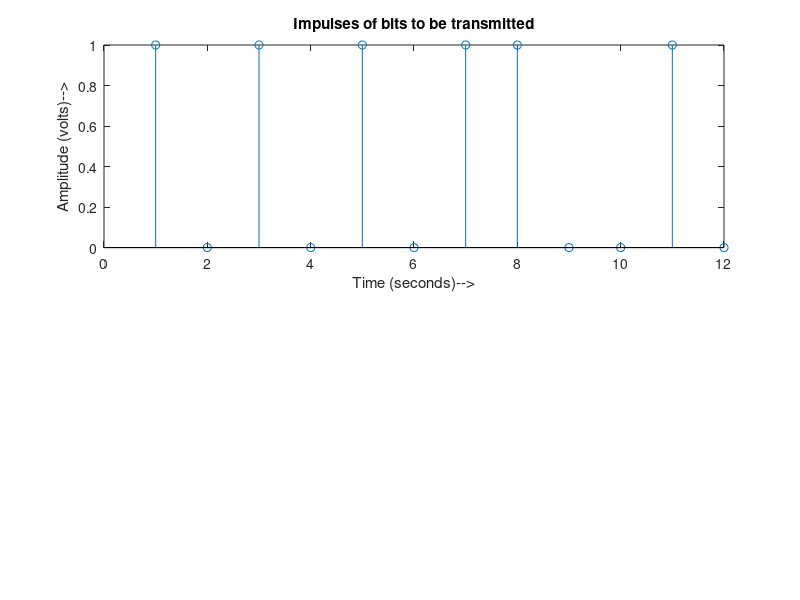

Write MATLAB code to recreate this figure.
clear all;
close all;

addpath('..');

%Nb is the number of bits to be transmitted
T=1e-3;                 %Bit rate is assumed to be 1 bit/s;
samplesPerBit = 500;
%bits to be transmitted
b=[1 0 1 0 1 0 1 1 0 0 1 0]
ts = T/samplesPerBit;
fs = 1/ts;
%Rb is the bit rate in bits/second
 
 
NRZ_out=[];
RZ_out=[];
Manchester_out=[];
  
%Vp is the peak voltage +v of the NRZ waveform
Vp=1;
%Here we encode input bitstream as Bipolar NRZ-L waveform
for index=1:size(b,2)
 if b(index)==1
 NRZ_out=[NRZ_out ones(1,samplesPerBit)*Vp];
 elseif b(index)==0
 NRZ_out=[NRZ_out ones(1,samplesPerBit)*(-Vp)];
 end
end


% Generated bit stream impulses
figure(1);
subplot(211);
stem(b);
xlabel('Time (seconds)-->')
ylabel('Amplitude (volts)-->')
title('Impulses of bits to be transmitted');
% NOT NEEDED TO SEE NRZ data
% figure(2);
% plot(NRZ_out);
% xlabel('Time (seconds)-->');
% ylabel('Amplitude (volts)-->');
% title('Generated NRZ signal');
 
tc=0:ts:T*length(b)-ts;
%Frequency of the carrier
fc=1e3;                     %fc << fs
%Here we generate the modulated signal by multiplying it with 
%carrier (basis function)

%Modulated=NRZ_out.*(sqrt(2/T)*cos(2*pi*fc*tc));
Modulated=NRZ_out.* cos(2*pi*fc*tc);
Modulated_memory = Modulated;                   %just to remember for analysis

%%%%%%%%%%%%%%%%%%%%%%%%%%
%   FAKE SYNCHRONIZATION

Modulated = [zeros(1,samplesPerBit) ones(1,samplesPerBit) zeros(1,samplesPerBit) Modulated];

%%%%%%%%%%%%%%%%%%%%%%%%%%

% not needed to see now
% figure; hold on;
% plot(tc, Modulated);
% xlabel('Time (seconds)-->');
% ylabel('Amplitude (volts)-->');
% title('BPSK Modulated signal');
% hold off;

%%%%%%%%%%%%%%%%%%%%%%%%%%%%%%%%%%%%%%%%%%%%%%%%%%%%%%%%%%%%%%%%%%%%%%%%%%
%LuboJ. part

% lecroySampleFreq = 400e3;
% lecroySampleTime = 1/lecroySampleFreq;
% 
% hantekSampleFreqInt = 24;
% hantekSampleFreq = Hantek6022BE_GetSampleFreq(hantekSampleFreqInt);
% hantekSampleTime = 1/hantekSampleFreq;
%     % 0 - 10  = 48MHz
%     % 11      = 16MHz
%     % 12      = 8MHz
%     % 13      = 4MHz
%     % 14 - 24 = 1MHz
%     % 25 = 500kHz
%     % 26 = 200kHz
%     % 27 = 100kHz
% 
% hantekCh1VoltDiv = 6;
% hantekCh2VoltDiv = 6;
%     % 0 = 20mV
%     % 1 = 50mV
%     % 2 = 100mV
%     % 3 = 200mV
%     % 4 = 500mV
%     % 5 = 1V
%     % 6 = 2V
%     % 7 = 5V
% 
% Modulated = resample(Modulated, lecroySampleFreq, fs);          %signal on generator output
% rxLength = floor(1.5*(hantekSampleFreq/lecroySampleFreq)*length(Modulated));                        %scope received signal, more samples to be sure that I have whole signal
% 
% subplot(212);
% plot(Modulated, '-x'); title('Generator Modulated data resampled');
%     
% lw410 = LW410Interface(1, lecroySampleTime);           %gpibAddr, sampletime
% lw410.wave_data(Modulated, 1);
% 
% disp('Waiting for generator');
% pause(2);
% disp('Done.');
% 
% %%%%%%%%%%%%%%%%%%%%%%%%%%%%%%%%%%%%%%%%%%%%%%%%%%%%%%%%%%%%%%%%%%%%%%%%%%
% 
